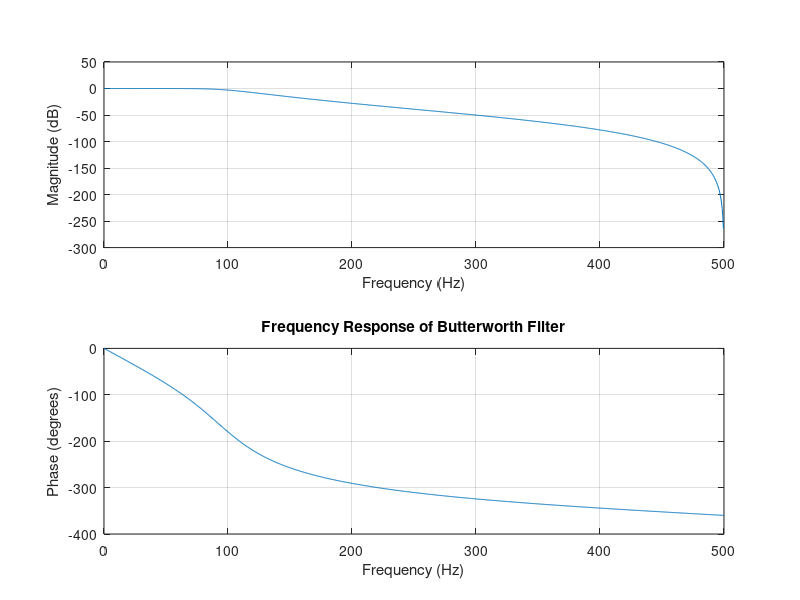

Here is the MATLAB script that generated this plot:
clc;
clear;
close all;

Fs = 1000;

order = 4;

cutoff = 100/(Fs/2);

[b,a] = butter(order, cutoff);

figure;
freqz(b,a,1024,Fs)
title('Frequency Response of Butterworth Filter')
